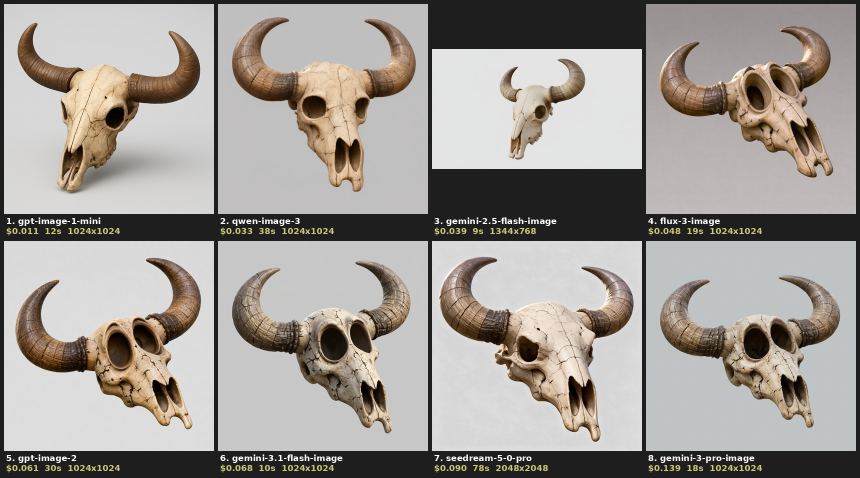
#> input picture art/refs/bullskull_compare.jpg, 1720 x 956 px (shown at 1/2 size)
$ python -i prep_2d.py   (imports and definitions only)
#> lines starting #> are read from the running program, lines starting #| are printed output that depends on the picture; after the words box and inside, x2 and y2 are one past the last pixel; in counts of white or black regions, pixels touching at a corner belong together
#> further down, picture is the input picture: PIL image 1720x956 RGB; mean R, G, B 158.7, 153.7, 148.4
#!/usr/bin/env python3
"""2D-асети рівня з рефів FLUX: прибирає світлий фон, ріже аркуші на окремі спрайти, стискає.

  python3 tools/assets/prep_2d.py 01 [--src source_assets/gen/01-wild-west/refs]

Результат — assets/textures/<рівень>/: backdrop.jpg, coin_face.png, cowboy_cutout.png,
grass_N.png, hud_plaque.png, hud_bullet.png, hud_crosshair.png, sticker_*.png.
Потрібні pillow, numpy, scipy.
"""
from __future__ import annotations

import argparse
import sys
from pathlib import Path

import numpy as np
from PIL import Image, ImageFilter
from scipy import ndimage

sys.path.insert(0, str(Path(__file__).resolve().parent))
from common import ROOT, load_manifest  # noqa: E402


def key_background(im: Image.Image, tol: int = 30, enclosed: bool = False) -> Image.Image:
    """Прозорим стає фон, з'єднаний з краями кадру (світлі місця всередині об'єкта лишаються).
    enclosed=True — також фон, затиснутий усередині (між стеблинами трави, у кільці прицілу)."""
#> called with tol = 30, enclosed = False
    a = np.asarray(im.convert("RGB")).astype(np.int32)
    h, w = a.shape[:2]
#> h = 956; w = 1720
    e = max(4, w // 60)
#> e = 28
    bg_row = np.median(np.concatenate([a[:, :e], a[:, -e:]], axis=1), axis=1)
#> bg_row = 956 rows, first 8: [30, 30, 30], [30, 30, 30], [30, 30, 30], [30, 30, 30], [30, 30, 30], [30, 30, 30], [30, 30, 30], [30, 30, 30]
    diff = np.abs(a - bg_row[:, None, :]).sum(axis=2)
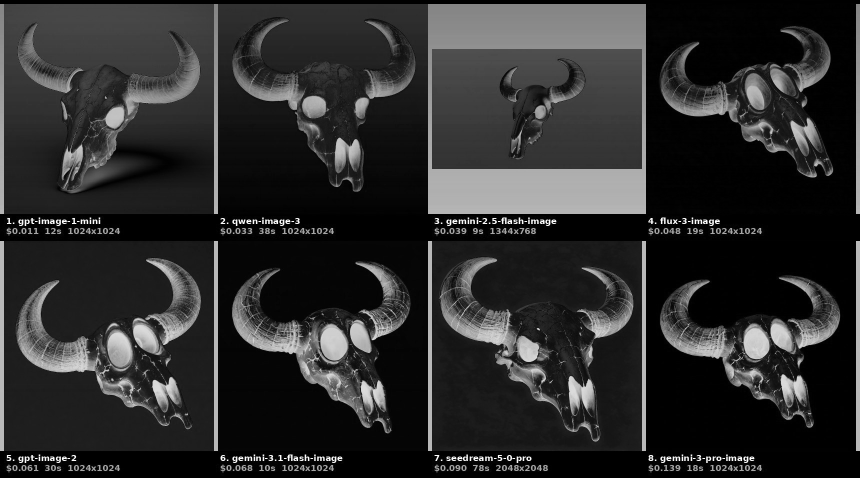
#> diff: shape (956, 1720) float64 (shown at 1/2 size); min 0, max 675, mean 119.1; drawn with min black and max white
    near = diff < tol * 3
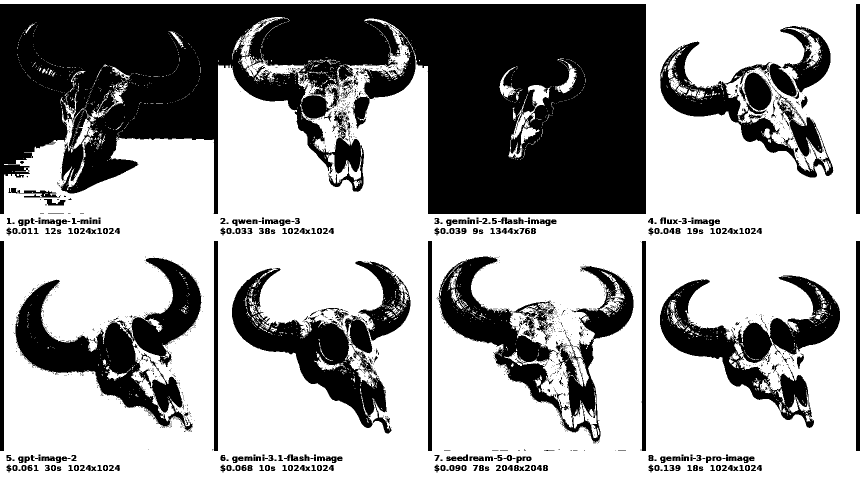
#> near: shape (956, 1720) bool (shown at 1/2 size); 62.9% white; 1800 black regions (1508 under 20 px), largest, box (x1, y1, x2, y2) and area: (0, 8, 1292, 428) 380118, (31, 516, 403, 863) 42924, (876, 514, 1267, 887) 36174
    lab, _ = ndimage.label(near)
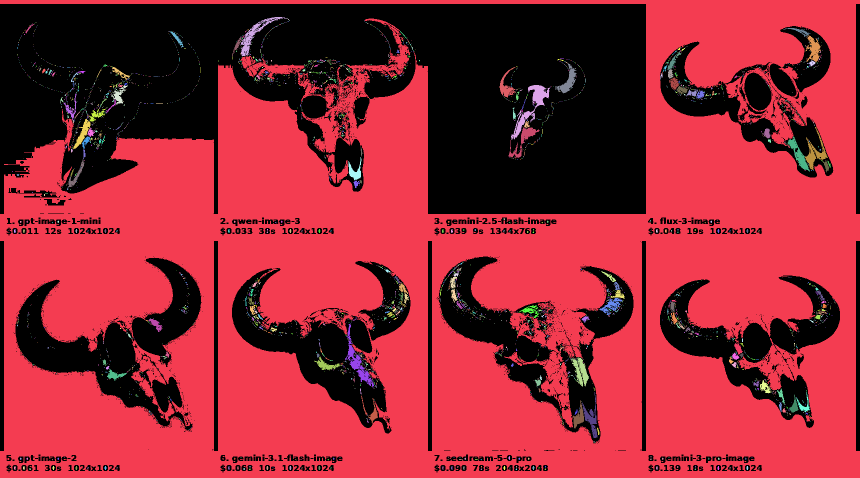
#> lab: shape (956, 1720) int32 (shown at 1/2 size); 3749 distinct labels, from 0 to 3748; one colour per label, 0 black
    border = set(np.unique(np.concatenate([lab[0], lab[-1], lab[:, 0], lab[:, -1]]))) - {0}
#> border = 1 item
    bgmask = near if enclosed else np.isin(lab, list(border))
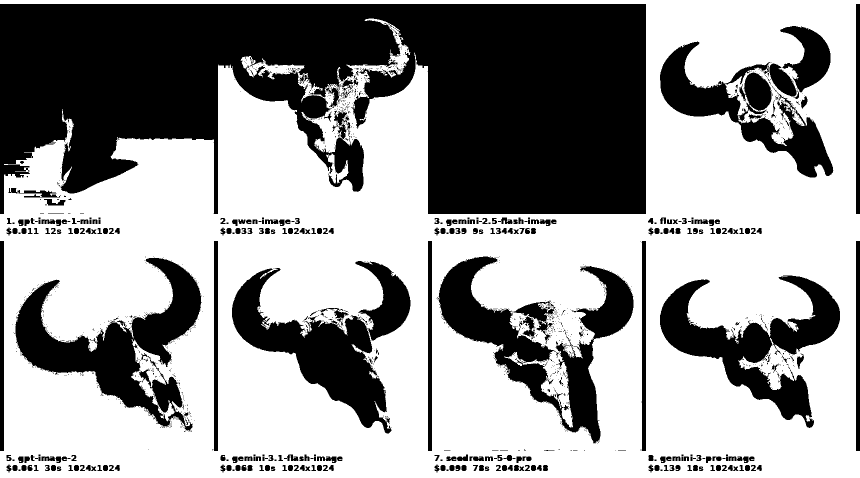
#> bgmask: shape (956, 1720) bool (shown at 1/2 size); 60.7% white; 1565 black regions (1276 under 20 px), largest, box (x1, y1, x2, y2) and area: (0, 8, 1292, 428) 394007, (31, 516, 403, 863) 44310, (876, 514, 1267, 887) 41558
    # М'який край: альфа росте з відстанню від фону.
    dist = ndimage.distance_transform_edt(~bgmask)
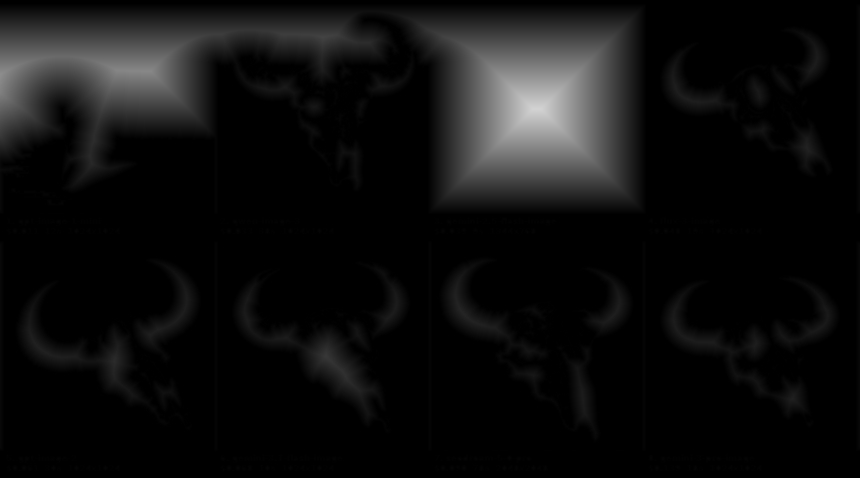
#> dist: shape (956, 1720) float64 (shown at 1/2 size); min 0, max 210, mean 14.7
    alpha = np.clip(dist / 2.0, 0, 1) * 255
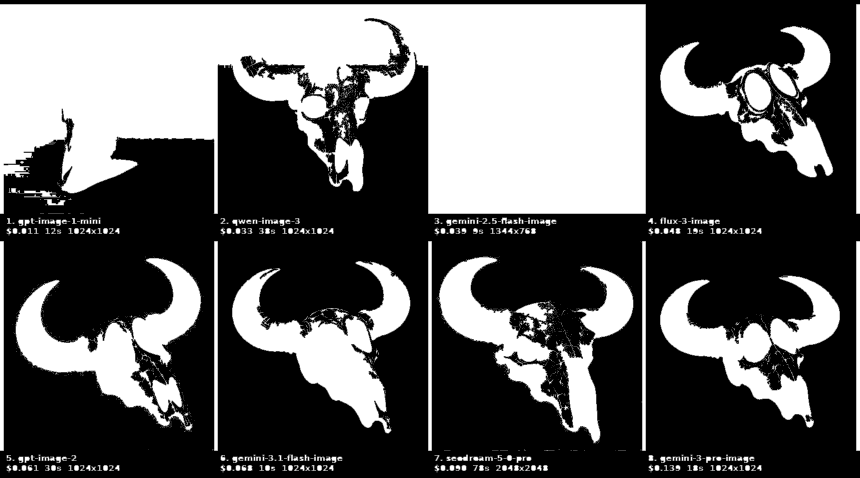
#> alpha: shape (956, 1720) float64 (shown at 1/2 size); min 0, max 255, mean 96.5
    rgba = np.dstack([a.astype(np.uint8), alpha.astype(np.uint8)])
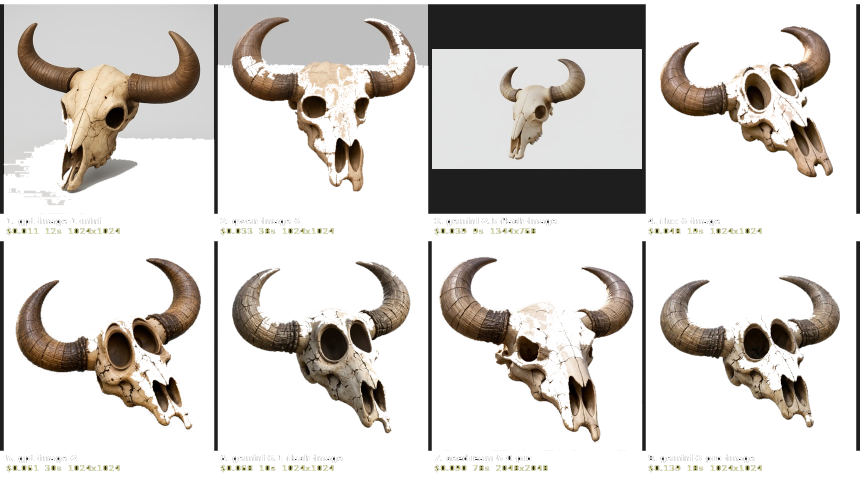
#> rgba: shape (956, 1720, 4) (shown at 1/2 size); mean R, G, B, A 158.7, 153.7, 148.4, 96.5; transparent parts drawn white
    return Image.fromarray(rgba, "RGBA")


# [104 lines left out: functions pieces, save_piece, _drop_edge_scraps, main, not called in this run]


# [2 lines not run here, left out]

>>> from PIL import Image
>>> picture = Image.open('../../art/refs/bullskull_compare.jpg')
>>> result = key_background(picture)

$ run again, on art/refs/skull_ref.png
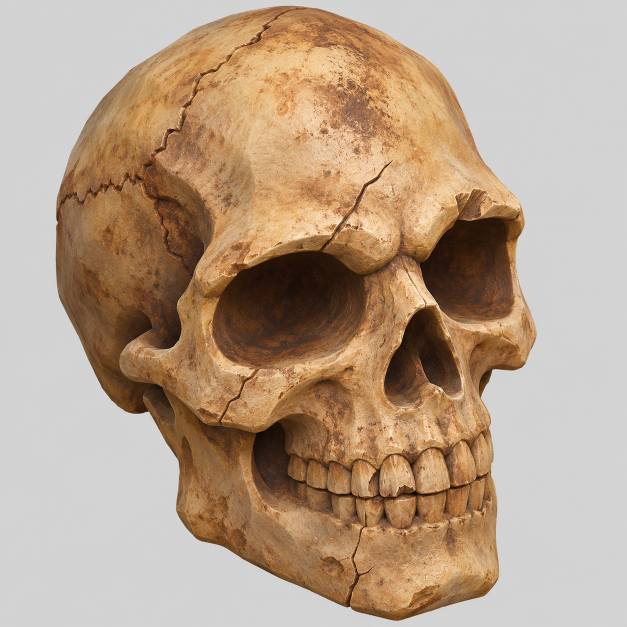
#> input picture art/refs/skull_ref.png, 1254 x 1254 px (shown at 1/2 size)
#> picture is the input picture: PIL image 1254x1254 RGB; mean R, G, B 183, 159.5, 137.6
#> bg_row = 1254 rows, first 8: [211, 211, 210], [211, 210, 211], [211, 210, 210], [211, 210, 210], [211, 211, 210], [211, 211, 211], [211, 211, 211], [211, 211, 210]
#> near: shape (1254, 1254) bool; 46.9% white; 1505 white regions (1371 under 20 px), largest, box (x1, y1, x2, y2) and area: (0, 0, 1254, 1254) 716260, (693, 299, 771, 369) 1825, (828, 389, 882, 464) 1227
#> in key_background, `lab, _ = ndimage.label(near)`:
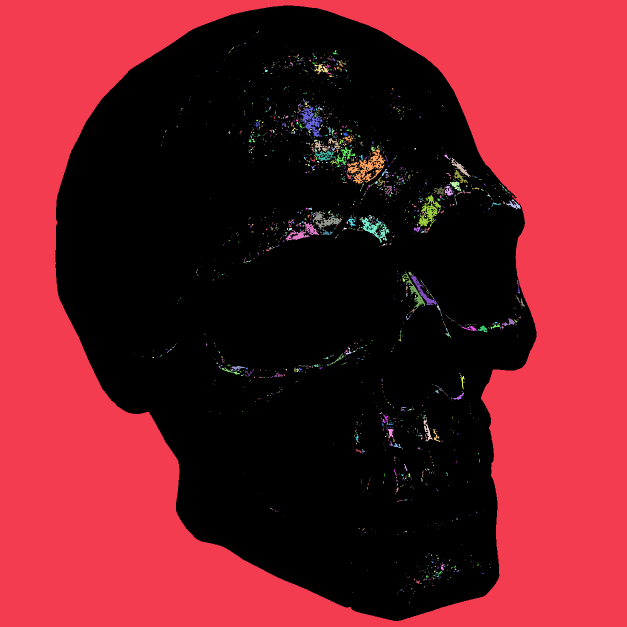
#> lab: shape (1254, 1254) int32 (shown at 1/2 size); 2082 distinct labels, from 0 to 2081; one colour per label, 0 black
#> border = 1 item
#> bgmask: shape (1254, 1254) bool; 45.5% white; 1 white region, box (x1, y1, x2, y2) and area: (0, 0, 1254, 1254) 716259
#> in key_background, `rgba = np.dstack([a.astype(np.uint8), alpha.astype(np.uint8)])`:
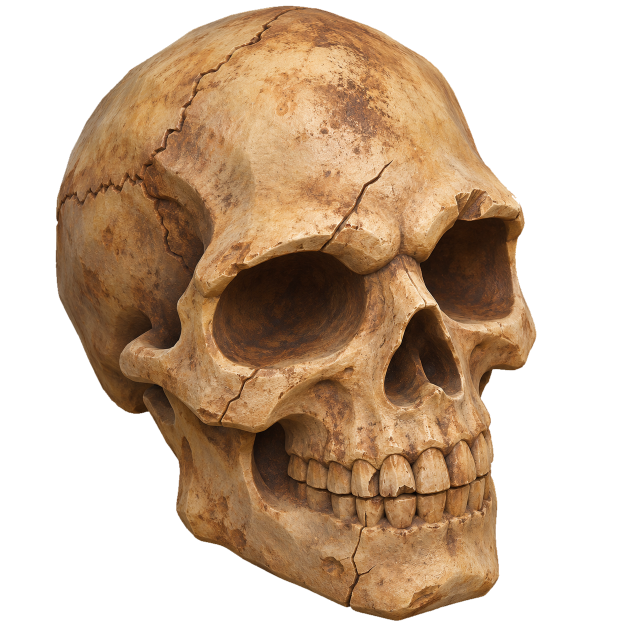
#> rgba: shape (1254, 1254, 4) (shown at 1/2 size); mean R, G, B, A 183, 159.5, 137.6, 138.5; transparent parts drawn white
